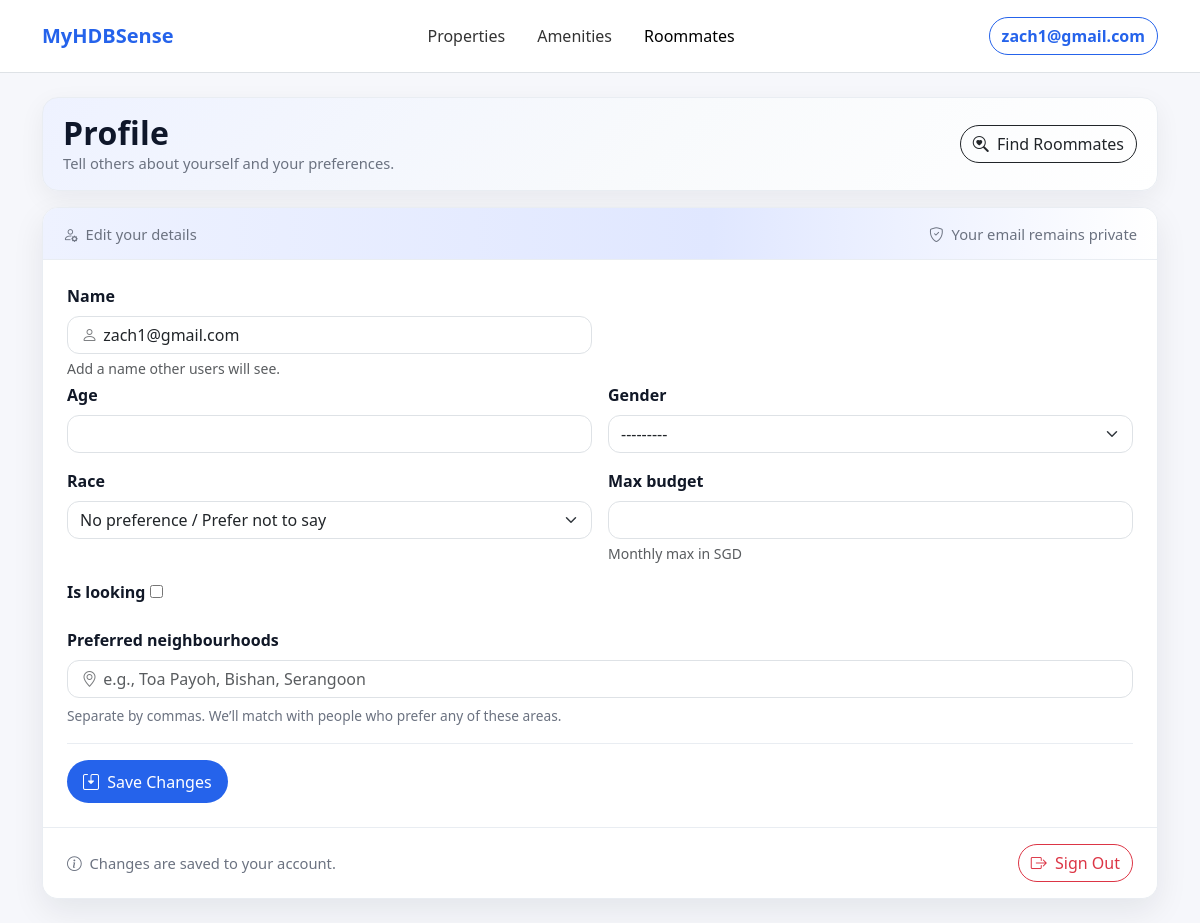
Page /accounts/roommate/profile/ (signed in) on the committed database.
### accounts/models.py (models this page shows, shortened)
class CustomUser(AbstractUser):
    email = models.EmailField(unique=True)

class RoommateProfile(models.Model):
    user = models.OneToOneField(settings.AUTH_USER_MODEL, on_delete=models.CASCADE, related_name="roommate_profile")
    age = models.PositiveIntegerField(null=True, blank=True)
    gender = models.CharField(max_length=16, choices=GENDER_CHOICES, blank=True)
    race = models.CharField(max_length=16, choices=RACE_CHOICES, default="-", blank=True)
    max_budget = models.PositiveIntegerField(null=True, blank=True, help_text="Monthly max in SGD")
    preferred_neighbourhoods = models.JSONField(default=list, blank=True)
    is_looking = models.BooleanField(default=False)
    created_at = models.DateTimeField(auto_now_add=True)
    updated_at = models.DateTimeField(auto_now=True)

### accounts/views.py (the view)
# urls.py: path('roommate/profile/', views.roommate_profile_edit, name='roommate_profile_edit'),
@login_required
def roommate_profile_edit(request):
    profile, _ = RoommateProfile.objects.get_or_create(user=request.user)
    if request.method == "POST":
        form = RoommateProfileForm(request.POST, instance=profile)
        if form.is_valid():
            p = form.save(commit=False)
            p.preferred_neighbourhoods = form.cleaned_data.get("preferred_neighbourhoods", [])
            p.save()
            messages.success(request, "Roommate profile updated.")
            return redirect("roommate_profile_edit")
    else:
        initial_csv = ", ".join(profile.preferred_neighbourhoods or [])
        form = RoommateProfileForm(instance=profile, initial={"neighbourhoods_csv": initial_csv})
    return render(request, "accounts/roommate_profile_edit.html", {"form": form})

### accounts/forms.py (shortened to what this page needs)
class RoommateProfileForm(forms.ModelForm):
    neighbourhoods_csv = forms.CharField(
        required=False,
        label="Preferred neighbourhoods (comma-separated)",
        help_text="e.g., Toa Payoh, Tampines, Punggol",
    )
    class Meta:
        model = RoommateProfile
        fields = ["age", "gender", "race", "max_budget", "is_looking"]
        widgets = {
            "gender": forms.Select(choices=GENDER_CHOICES),
            "race": forms.Select(choices=RACE_CHOICES),
        }

### accounts/templates/accounts/roommate_profile_edit.html (shortened to what this page needs)
{% load static %}
<!DOCTYPE html>
<html lang="en">
<head>
  <link href="https://cdn.jsdelivr.net/npm/bootstrap@5.3.3/dist/css/bootstrap.min.css" rel="stylesheet"/>
  <link href="https://cdn.jsdelivr.net/npm/bootstrap-icons@1.11.3/font/bootstrap-icons.css" rel="stylesheet"/>
</head>
<body>
  {% include "accounts/navbar.html" %}
  <main class="container py-4">
    <section class="hero mb-3 d-flex align-items-center justify-content-between gap-2">
      <div>
        <h2 class="mb-0 section-title">Profile</h2>
        <div class="small-muted">Tell others about yourself and your preferences.</div>
      </div>
      <a href="{% url 'roommates' %}" class="btn btn-outline-dark">
        <i class="bi bi-search-heart me-1"></i> Find Roommates
      </a>
    </section>
    <section class="card card-soft">
      <div class="card-header-bar d-flex align-items-center justify-content-between">
        <div class="small-muted"><i class="bi bi-person-gear me-1"></i> Edit your details</div>
        <div class="small-muted"><i class="bi bi-shield-check me-1"></i> Your email remains private</div>
      </div>
      <div class="card-body p-3 p-md-4">
        <form method="post" class="form-grid">
          <div class="row g-3 mb-1">
            <div class="col-12 col-md-6">
              <label class="form-label">Name</label>
              {% if form.display_name %}
                <div class="input-icon">
                  <i class="bi bi-person"></i>
                  {{ form.display_name }}
                </div>
              {% elif form.name %}
                <div class="input-icon">
                  <i class="bi bi-person"></i>
                  {{ form.name }}
                </div>
              {% else %}
                <div class="input-icon">
                  <i class="bi bi-person"></i>
                  <input type="text" name="display_name" class="form-control"
                         value="{{ user.get_full_name|default:user.username|default:user.email }}">
                </div>
                <div class="form-text">Add a name other users will see.</div>
              {% endif %}
            </div>
          </div>
          <div class="row g-3">
            {% for field in form.visible_fields %}
              {% if field.name not in 'preferred_neighbourhoods neighbourhoods_csv' %}
                <div class="col-12 col-md-6">
                  <label class="form-label" for="{{ field.id_for_label }}">{{ field.label }}</label>
                  {{ field }}
                  {% if field.help_text %}
                    <div class="form-text">{{ field.help_text|safe }}</div>
                  {% endif %}
                </div>
              {% endif %}
            {% endfor %}
          </div>
          <div class="mt-3">
            <label for="id_neighbourhoods_csv" class="form-label">Preferred neighbourhoods</label>
            <div class="input-icon">
              <i class="bi bi-geo-alt"></i>
              <input type="text"
                     name="neighbourhoods_csv"
                     id="id_neighbourhoods_csv"
                     class="form-control"
                     placeholder="e.g., Toa Payoh, Bishan, Serangoon"
                     value="{{ form.initial.neighbourhoods_csv }}">
            </div>
            <div class="hint mt-2">Separate by commas. We’ll match with people who prefer any of these areas.</div>
          </div>
          <div class="divider"></div>
          <button type="submit" class="btn btn-brand text-white">
            <i class="bi bi-save2 me-1"></i> Save Changes
          </button>
        </form>
      </div>
      <div class="save-row px-3 px-md-4 py-3 d-flex justify-content-between align-items-center">
        <div class="small-muted"><i class="bi bi-info-circle me-1"></i> Changes are saved to your account.</div>
        <form action="{% url 'logout' %}" method="post" class="m-0">
          <button type="submit" class="btn btn-outline-danger rounded-pill">
            <i class="bi bi-box-arrow-right me-1"></i> Sign Out
          </button>
        </form>
      </div>
    </section>
  </main>
</body>
</html>

### accounts/templates/accounts/navbar.html (shortened to what this page needs)
{% load static %}
<nav class="navbar navbar-expand-lg navbar-light bg-white border-bottom py-3">
  <div class="container">
    <a class="navbar-brand fw-bold" href="{% url 'home' %}" style="color:#2563eb;">MyHDBSense</a>
    <div class="collapse navbar-collapse" id="mainNav">
      <ul class="navbar-nav mx-auto gap-lg-3">
        <li class="nav-item">
          <a class="nav-link {% if request.resolver_match.url_name == 'properties' %}active{% endif %}"
             href="{% url 'properties' %}">Properties</a>
        </li>
        <li class="nav-item">
          <a class="nav-link {% if request.resolver_match.url_name == 'amenities' or request.resolver_match.url_name == 'search_amenities' %}active{% endif %}"
             href="{% url 'amenities' %}">Amenities</a>
        </li>
        {% with name=request.resolver_match.url_name %}
        <li class="nav-item">
          <a class="nav-link {% if name in 'roommates sharing_request roommate_profile_edit' %}active{% endif %}"
             href="{% url 'roommates' %}">Roommates</a>
        </li>
        {% endwith %}
      </ul>
      <div class="d-flex ms-lg-3 align-items-center gap-2">
        {% if user.is_authenticated %}
          <a href="{% url 'roommate_profile_edit' %}"
             class="btn btn-outline-primary rounded-pill fw-semibold"
             style="border-color:#2563eb;color:#2563eb;">
            {{ user.email|default:user.username|default:"Profile" }}
          </a>
        {% endif %}
      </div>
    </div>
  </div>
</nav>

### accounts/templates/accounts/roommate_profile_edit.html (style rules this page uses)
:root { --brand:#2563eb; --ink:#0f172a; --muted:#6b7280; --bg:#f6f7fb; --card:#ffffff; --border:#e9edf2; --r:16px; }
body { background:var(--bg); }
.hero { background:linear-gradient(135deg,#eef2ff 0%,#f8fafc 55%,#fff 100%); border:1px solid var(--border); border-radius:var(--r); padding:1rem 1.25rem; box-shadow:0 8px 26px rgba(16,24,40,.06); }
.card-soft { border:1px solid var(--border); border-radius:var(--r); background:var(--card); box-shadow:0 12px 32px rgba(16,24,40,.08); overflow:hidden; }
.section-title { font-weight:800; letter-spacing:.2px; color:var(--ink); }
.small-muted { color:var(--muted); font-size:.92rem; }
.divider { height:1px; background:var(--border); margin:1rem 0; }
.form-label { font-weight:650; color:#111827; }
.hint { color:var(--muted); font-size:.86rem; }
.btn-brand { background:var(--brand); border:none; border-radius:999px; padding:.6rem 1rem; }
.btn-outline-dark { border-radius:999px; }
.input-icon { position:relative; }
.input-icon i { position:absolute; left:.9rem; top:50%; transform:translateY(-50%); opacity:.6; }
.input-icon input { padding-left:2.2rem; }
.card-header-bar { background:linear-gradient(90deg,#eef2ff, #e0e7ff 60%, #fff); border-bottom:1px solid var(--border); padding:.9rem 1.25rem; }
.save-row { background:linear-gradient(180deg, rgba(255,255,255,.85), #fff); border-top:1px solid var(--border); }
.form-control,.form-select { border-radius:12px; }

### accounts/templates/accounts/navbar.html (style rules this page uses)
.nav-link { font-weight:500; color:#333; }
.nav-link.active, .nav-link:hover { color:#2563eb; }

### rows in the picture
CustomUser: email "zach1@gmail.com", display_name "zach1@gmail.com"
RoommateProfile: visible_fields "---------" "No preference / Prefer not to say"

### other values in the picture
{{ field.label }} "Age" "Gender" "Race" "Max budget" "Is looking"
{{ field.help_text|safe }} "Monthly max in SGD"
